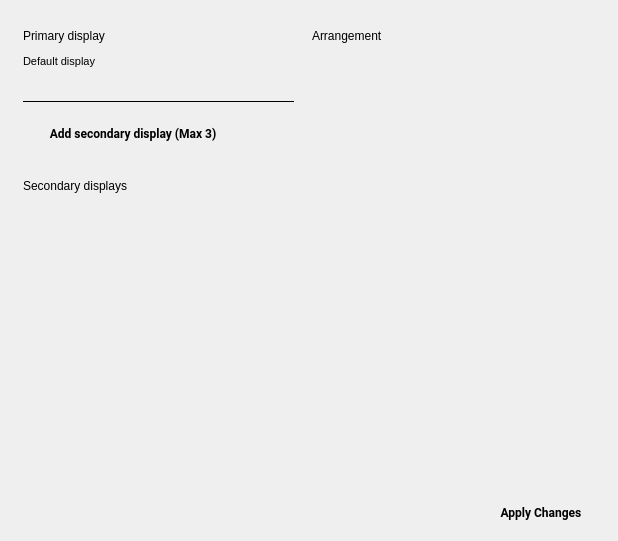
<?xml version="1.0" encoding="UTF-8"?>
<ui version="4.0">
 <class>MultiDisplayPageGrpc</class>
 <widget class="QWidget" name="MultiDisplayPageGrpc">
  <property name="geometry">
   <rect>
    <x>0</x>
    <y>0</y>
    <width>618</width>
    <height>541</height>
   </rect>
  </property>
  <property name="sizePolicy">
   <sizepolicy hsizetype="Preferred" vsizetype="Preferred">
    <horstretch>0</horstretch>
    <verstretch>0</verstretch>
   </sizepolicy>
  </property>
  <property name="windowTitle">
   <string>Form</string>
  </property>
  <layout class="QGridLayout" name="gridLayout_2">
   <item row="0" column="0">
    <layout class="QVBoxLayout" name="verticalLayout">
     <property name="spacing">
      <number>0</number>
     </property>
     <property name="topMargin">
      <number>18</number>
     </property>
     <item>
      <layout class="QHBoxLayout" name="horizontalLayout_2">
       <property name="spacing">
        <number>6</number>
       </property>
       <item>
        <layout class="QVBoxLayout" name="verticalLayout_4" stretch="0,0,0,0,0,0,0">
         <property name="spacing">
          <number>12</number>
         </property>
         <property name="leftMargin">
          <number>12</number>
         </property>
         <property name="rightMargin">
          <number>12</number>
         </property>
         <item>
          <widget class="QLabel" name="primaryDisplay">
           <property name="sizePolicy">
            <sizepolicy hsizetype="Preferred" vsizetype="Preferred">
             <horstretch>0</horstretch>
             <verstretch>0</verstretch>
            </sizepolicy>
           </property>
           <property name="styleSheet">
            <string notr="true"/>
           </property>
           <property name="text">
            <string>Primary display</string>
           </property>
          </widget>
         </item>
         <item>
          <layout class="QVBoxLayout" name="verticalLayout_2">
           <property name="spacing">
            <number>6</number>
           </property>
           <item>
            <widget class="QLabel" name="defaultDisplay">
             <property name="font">
              <font>
               <pointsize>8</pointsize>
              </font>
             </property>
             <property name="text">
              <string>Default display</string>
             </property>
             <property name="ColorGroup" stdset="0">
              <string notr="true">Title</string>
             </property>
            </widget>
           </item>
           <item>
            <widget class="QLabel" name="defaultDisplayText">
             <property name="sizePolicy">
              <sizepolicy hsizetype="Preferred" vsizetype="Preferred">
               <horstretch>0</horstretch>
               <verstretch>0</verstretch>
              </sizepolicy>
             </property>
             <property name="text">
              <string/>
             </property>
             <property name="ColorGroup" stdset="0">
              <string notr="true">ListItem</string>
             </property>
            </widget>
           </item>
          </layout>
         </item>
         <item>
          <widget class="Line" name="line">
           <property name="sizePolicy">
            <sizepolicy hsizetype="Preferred" vsizetype="Preferred">
             <horstretch>0</horstretch>
             <verstretch>0</verstretch>
            </sizepolicy>
           </property>
           <property name="frameShadow">
            <enum>QFrame::Plain</enum>
           </property>
           <property name="orientation">
            <enum>Qt::Horizontal</enum>
           </property>
           <property name="ColorGroup" stdset="0">
            <string>HorizDivider2</string>
           </property>
          </widget>
         </item>
         <item>
          <widget class="RaisedMaterialButton" name="addSecondaryDisplay">
           <property name="sizePolicy">
            <sizepolicy hsizetype="Preferred" vsizetype="Preferred">
             <horstretch>0</horstretch>
             <verstretch>0</verstretch>
            </sizepolicy>
           </property>
           <property name="minimumSize">
            <size>
             <width>0</width>
             <height>36</height>
            </size>
           </property>
           <property name="font">
            <font>
             <family>Roboto</family>
             <weight>75</weight>
             <bold>true</bold>
            </font>
           </property>
           <property name="styleSheet">
            <string notr="true">padding-left: 2px; text-align: left;</string>
           </property>
           <property name="text">
            <string>        Add secondary display (Max 3)</string>
           </property>
           <property name="flat">
            <bool>true</bool>
           </property>
           <property name="ColorGroup" stdset="0">
            <string>Button</string>
           </property>
          </widget>
         </item>
         <item>
          <widget class="QLabel" name="secondaryDisplays_title">
           <property name="styleSheet">
            <string notr="true">padding-top: 16px;</string>
           </property>
           <property name="text">
            <string>Secondary displays</string>
           </property>
           <property name="indent">
            <number>0</number>
           </property>
          </widget>
         </item>
         <item>
          <widget class="QScrollArea" name="scrollArea">
           <property name="sizePolicy">
            <sizepolicy hsizetype="MinimumExpanding" vsizetype="MinimumExpanding">
             <horstretch>0</horstretch>
             <verstretch>0</verstretch>
            </sizepolicy>
           </property>
           <property name="styleSheet">
            <string>
              border: none;
            </string>
           </property>
           <property name="verticalScrollBarPolicy">
            <enum>Qt::ScrollBarAsNeeded</enum>
           </property>
           <property name="horizontalScrollBarPolicy">
            <enum>Qt::ScrollBarAsNeeded</enum>
           </property>
           <property name="widgetResizable">
            <bool>true</bool>
           </property>
           <property name="alignment">
            <set>Qt::AlignLeading|Qt::AlignLeft|Qt::AlignTop</set>
           </property>
           <widget class="QWidget" name="scrollAreaWidgetContents">
            <property name="geometry">
             <rect>
              <x>0</x>
              <y>0</y>
              <width>271</width>
              <height>250</height>
             </rect>
            </property>
            <property name="sizePolicy">
             <sizepolicy hsizetype="MinimumExpanding" vsizetype="MinimumExpanding">
              <horstretch>0</horstretch>
              <verstretch>0</verstretch>
             </sizepolicy>
            </property>
            <layout class="QGridLayout" name="gridLayout">
             <property name="leftMargin">
              <number>0</number>
             </property>
             <property name="topMargin">
              <number>0</number>
             </property>
             <property name="rightMargin">
              <number>0</number>
             </property>
             <item row="0" column="0">
              <layout class="QVBoxLayout" name="verticalLayout_5">
               <property name="spacing">
                <number>18</number>
               </property>
              </layout>
             </item>
            </layout>
           </widget>
          </widget>
         </item>
         <item>
          <spacer name="horizontalSpacer_3">
           <property name="orientation">
            <enum>Qt::Horizontal</enum>
           </property>
           <property name="sizeHint" stdset="0">
            <size>
             <width>40</width>
             <height>20</height>
            </size>
           </property>
          </spacer>
         </item>
        </layout>
       </item>
       <item>
        <layout class="QVBoxLayout" name="verticalLayout_3">
         <property name="spacing">
          <number>12</number>
         </property>
         <item>
          <widget class="QLabel" name="arrangement">
           <property name="sizePolicy">
            <sizepolicy hsizetype="Preferred" vsizetype="Fixed">
             <horstretch>0</horstretch>
             <verstretch>0</verstretch>
            </sizepolicy>
           </property>
           <property name="text">
            <string>Arrangement</string>
           </property>
          </widget>
         </item>
         <item>
          <widget class="MultiDisplayArrangementGrpc" name="multiDisplayArrangement" native="true">
           <property name="sizePolicy">
            <sizepolicy hsizetype="Preferred" vsizetype="MinimumExpanding">
             <horstretch>0</horstretch>
             <verstretch>0</verstretch>
            </sizepolicy>
           </property>
           <property name="focusPolicy">
            <enum>Qt::NoFocus</enum>
           </property>
          </widget>
         </item>
         <item>
          <spacer name="horizontalSpacer_2">
           <property name="orientation">
            <enum>Qt::Horizontal</enum>
           </property>
           <property name="sizeHint" stdset="0">
            <size>
             <width>40</width>
             <height>20</height>
            </size>
           </property>
          </spacer>
         </item>
        </layout>
       </item>
      </layout>
     </item>
     <item>
      <layout class="QHBoxLayout" name="horizontalLayout">
       <property name="spacing">
        <number>6</number>
       </property>
       <item>
        <spacer name="horizontalSpacer">
         <property name="orientation">
          <enum>Qt::Horizontal</enum>
         </property>
         <property name="sizeHint" stdset="0">
          <size>
           <width>40</width>
           <height>20</height>
          </size>
         </property>
        </spacer>
       </item>
       <item>
        <widget class="RaisedMaterialButton" name="applyChanges">
         <property name="minimumSize">
          <size>
           <width>132</width>
           <height>36</height>
          </size>
         </property>
         <property name="font">
          <font>
           <family>Roboto</family>
           <weight>75</weight>
           <bold>true</bold>
          </font>
         </property>
         <property name="text">
          <string>Apply Changes</string>
         </property>
         <property name="flat">
          <bool>true</bool>
         </property>
         <property name="ColorGroup" stdset="0">
          <string notr="true">Button</string>
         </property>
         <property name="report_metrics" stdset="0">
          <bool>false</bool>
         </property>
        </widget>
       </item>
      </layout>
     </item>
    </layout>
   </item>
  </layout>
 </widget>
 <customwidgets>
  <customwidget>
   <class>RaisedMaterialButton</class>
   <extends>QPushButton</extends>
   <header>android/skin/qt/raised-material-button.h</header>
  </customwidget>
  <customwidget>
   <class>MultiDisplayArrangementGrpc</class>
   <extends>QWidget</extends>
   <header>android/skin/qt/extended-pages/multi-display-arrangement-grpc.h</header>
   <container>1</container>
  </customwidget>
 </customwidgets>
 <resources/>
 <connections/>
</ui>
